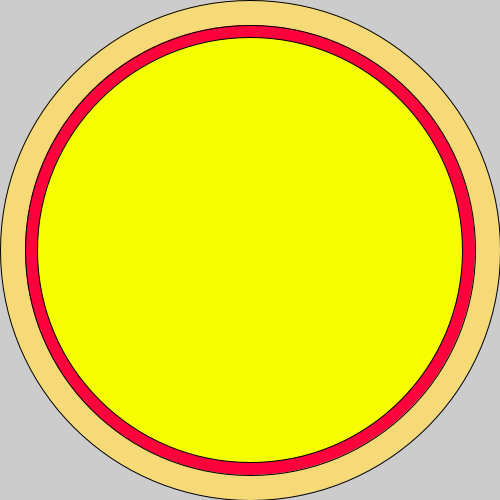
Frame 1 (no input)
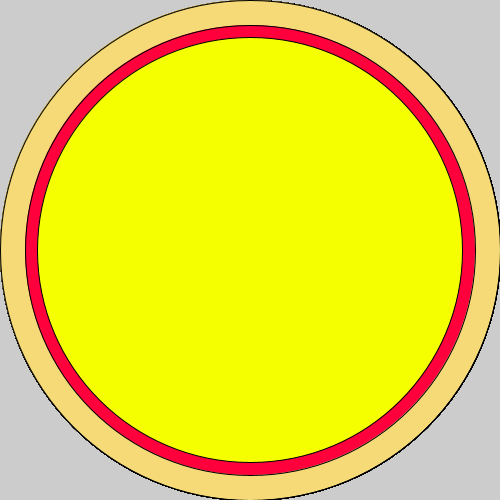
Frame 60 (the mouse pressed at the canvas centre just before this capture)
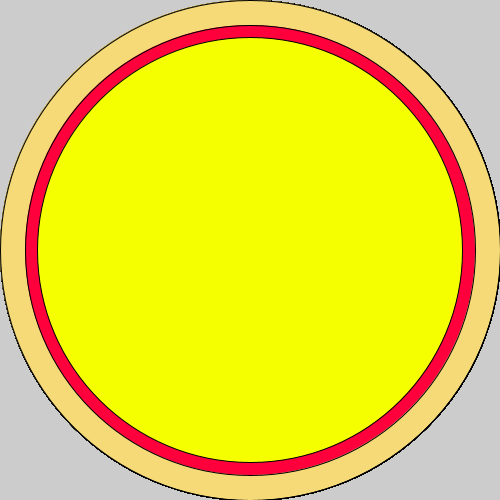
Frame 120 (the mouse held since frame 60 and released just before this capture)

The Processing sketch that drew these frames (run headless with seeded random() and noise(); from frame 60 on, the mouse is pressed at the canvas centre):

// Processing sketch: pizza
// ── pizza.pde

void setup() {
    size(500,500);

}
void draw() {
  fill(#F5DA77);
  ellipse(250,250,500,500);
  fill(#FF003C);
  ellipse(250,250,450,450);
  fill(#F6FF00);
  ellipse(250,250,425,425);
  if(mousePressed){
  }
} //<>//
